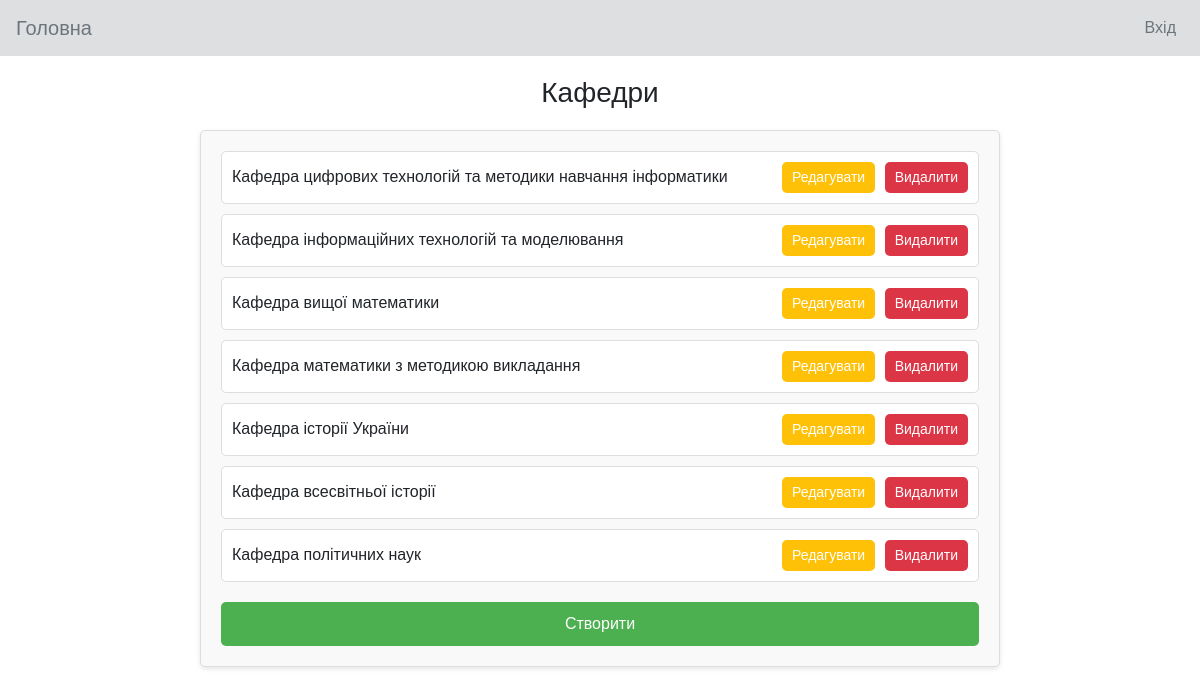
Screenshot of /control/kafedras-list with the database file from the repository.
### control/models.py (models this page shows)
class Kafedras(models.Model):
    titleKafedra=models.CharField('Назва', max_length=75)
    adresKafedra=models.CharField('Адреса кафедри', max_length=150)
    managerKafedra=models.CharField('Завідувач кафедри', max_length=50)
    facultyKafedra=models.ForeignKey(Facultys,on_delete=models.PROTECT)
    def __str__(self):
        return self.titleKafedra

### control/views.py (the view)
# urls.py: path('kafedras-list', KafedrasList.as_view(), name='kafedras_list'),
class  KafedrasList ( ListView ):
    model = Kafedras
    template_name = "control/kafedras_list.html"
    context_object_name = "kafedras"

### control/templates/control/kafedras_list.html (shortened to what this page needs)
{% extends "main/index.html" %}
{% block content %}
    <main>
        <h1>Кафедри</h1>
        <div class="rozklad-container">
            <ul>
                {% for kafedra in kafedras %}
                    <li>
                        <span>{{ kafedra }}</span>
                        <div>
                            <a href="{% url 'kafedras_update' kafedra.id %}">
                                <button class="edit">Редагувати</button>
                            </a>
                            <a href="{% url 'delete_kafedras' kafedra.id %}">
                                <button class="delete">Видалити</button>
                            </a>
                        </div>
                    </li>
                {% endfor %}
            </ul>
            <a href="{% url 'kafedras_create' %}" class="create-button">Створити</a>
        </div>
    </main>
{% endblock content %}

### control/templates/control/kafedras_list.html (style rules this page uses)
body { font-family: Arial, sans-serif; margin: 0; padding: 0; }
main { padding: 20px; }
h1 { font-size: 28px; text-align: center; margin-bottom: 20px; }
.rozklad-container { max-width: 800px; margin: 0 auto; background-color: #f9f9f9; padding: 20px; border: 1px solid #ddd; border-radius: 5px; box-shadow: 0 2px 5px rgba(0, 0, 0, 0.1); }
.rozklad-container ul { list-style: none; padding: 0; }
.rozklad-container li { display: flex; justify-content: space-between; align-items: center; margin-bottom: 10px; padding: 10px; border: 1px solid #ddd; border-radius: 5px; background-color: #fff; }
.rozklad-container li span { font-size: 16px; }
.rozklad-container button { padding: 5px 10px; border: none; border-radius: 5px; cursor: pointer; font-size: 14px; }
.rozklad-container .edit { background-color: #ffc107; color: #fff; margin-right: 5px; }
.rozklad-container .delete { background-color: #dc3545; color: #fff; }
.create-button { display: block; width: 100%; text-align: center; margin: 20px auto 0; padding: 10px; background-color: #4CAF50; color: white; text-decoration: none; border-radius: 5px; font-size: 16px; }
a { text-decoration: none; color: inherit; }

### rows the page displays
Kafedras: titleKafedra "Кафедра цифрових технологій та методики навчання інформатики"
Kafedras: titleKafedra "Кафедра інформаційних технологій та моделювання"
Kafedras: titleKafedra "Кафедра вищої математики"
Kafedras: titleKafedra "Кафедра математики з методикою викладання"
Kafedras: titleKafedra "Кафедра історії України"
Kafedras: titleKafedra "Кафедра всесвітньої історії"
Kafedras: titleKafedra "Кафедра політичних наук"
